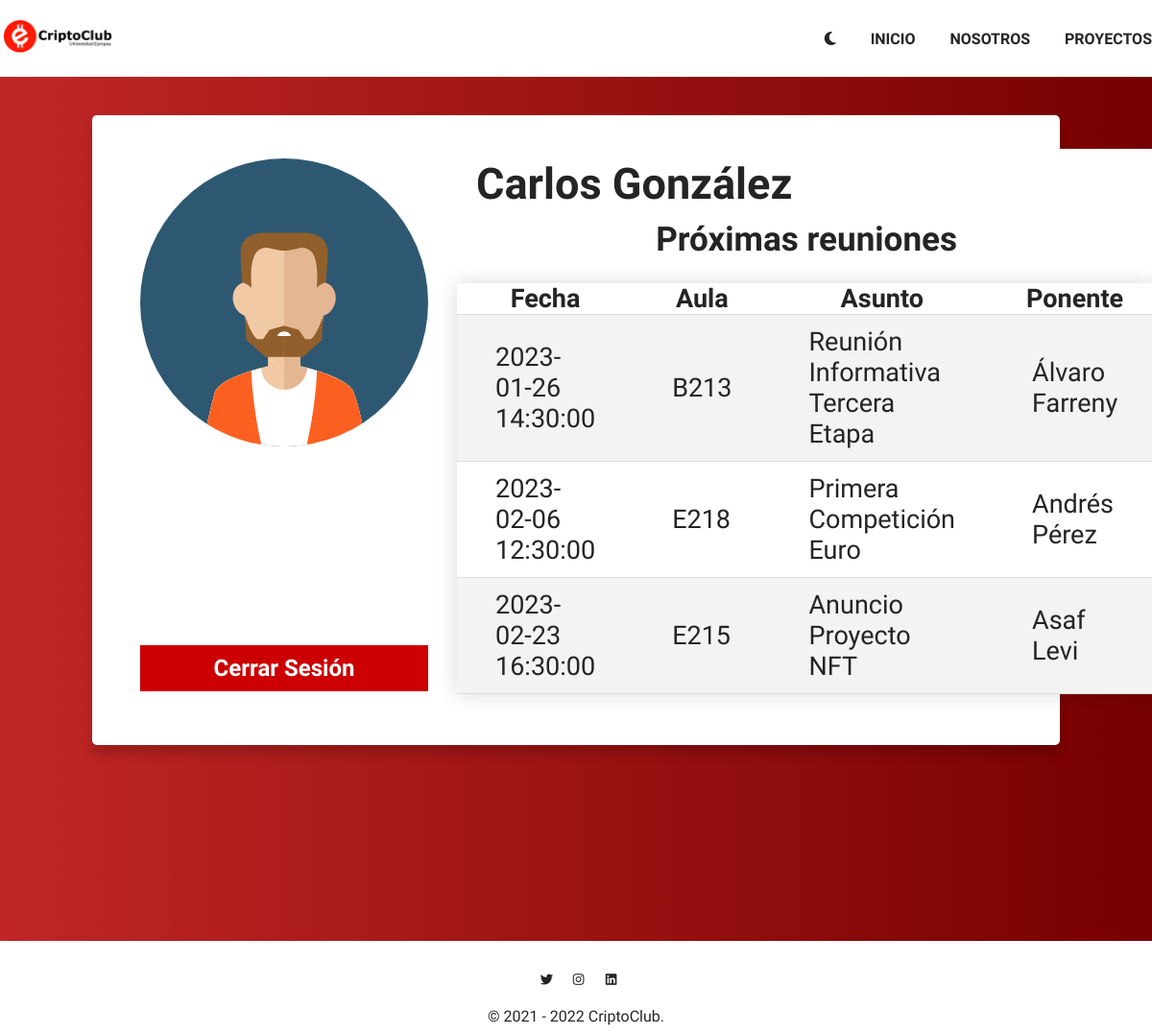
The page /profile.php (signed in) on the database its author committed.
### tables this page shows
CREATE TABLE IF NOT EXISTS `usuario` (
  `id_usuario` int(11) NOT NULL AUTO_INCREMENT,
  `num_expediente` int(11) NOT NULL,
  `nombre` text DEFAULT NULL,
  `apellidos` text NOT NULL,
  `email` text NOT NULL,
  `fecha_creacion` timestamp NOT NULL DEFAULT current_timestamp(),
  `password` text NOT NULL,
  PRIMARY KEY (`id_usuario`),
  UNIQUE KEY `num_expediente` (`num_expediente`)
);

CREATE TABLE IF NOT EXISTS `reuniones` (
  `id_proyecto` int(11) NOT NULL AUTO_INCREMENT,
  `fecha_hora` timestamp NOT NULL DEFAULT current_timestamp(),
  `aula` text NOT NULL,
  `asunto` text NOT NULL,
  `ponente` text NOT NULL,
  PRIMARY KEY (`id_proyecto`)
);

### profile.php (the view, shortened to what this page needs)
<!DOCTYPE html>
<html>
<?php
if (isset($_SESSION['numexpediente'])) {
    $dbhost = "localhost";
    $dbuser = "root";
    $dbpass = "";
    $dbname = "webfinalproject";
    $tablename = "reuniones";
    $connection = mysqli_connect($dbhost, $dbuser, $dbpass, $dbname);
    $query = "SELECT * FROM `$tablename` ORDER BY fecha_hora ASC LIMIT 3;";
    $result = mysqli_query($connection, $query);
    $tablename = "usuario";
    $query = "SELECT nombre,apellidos FROM `$tablename` WHERE num_expediente=" . $_SESSION['numexpediente'] . " LIMIT 1;";
    $result2 = mysqli_query($connection, $query);
    $datos = mysqli_fetch_assoc($result2);
    if ($datos) {
        $nombre = $datos["nombre"];
        $apellidos = $datos["apellidos"];
    } else {
        die("Database query failed. " . mysqli_error($connection));
    }
} else {
    header("Location: " . "./index.php");
}
?>
<head>
    <link rel='stylesheet' type='text/css' media='screen' href='main.css'>
    <link rel='stylesheet' type='text/css' media='screen' href='profile.css'>
</head>
<body>
    <header class="header">
        <div class="container__menu">
            <div class="logo">
                <a href="./index.php"><img src="img/logos/logo_uem_oscuro.png" alt=""></a>
            </div>
            <div class="menu">
                <nav>
                    <ul>
                        <li><button><i id="icon1" onclick="darkmode('icon1')" class="fa-solid fa-moon"></i></button>
                        </li>
                        <li><a href="./index.php#inicio">Inicio</a></li>
                        <li><a href="./index.php#sobreNosotros">Nosotros</a></li>
                        <li><a href="./index.php#proyectos">Proyectos</a></li>
                    </ul>
                </nav>
            </div>
        </div>
    </header>
    <center>
        <section class="section__profile">
            <div class="container-profile">
                <div class="columns">
                    <div class="container_imagen">
                        <div class="imagen">
                            <img src="img/avatar.svg" alt="avatar_img">
                        </div>
                        <div class="logout">
                            <button class="logout-btn-exp">Cerrar Sesión</button>
                        </div>
                    </div>
                    <div class="container_info">
                        <div class="datos-usuario">
                            <h2>
                                <?php echo $nombre . " " . $apellidos; ?>
                            </h2>
                        </div>
                        <center>
                            <div class="container_calendar">
                                <h3>Próximas reuniones</h3>
                                <table class="tabla">
                                    <tr>
                                        <th>Fecha</th>
                                        <th>Aula</th>
                                        <th>Asunto</th>
                                        <th>Ponente</th>
                                    </tr>
                                    <?php
                                    $result = $_SESSION['result'];
                                    if ($result->num_rows > 0) {
                                        while ($row = $result->fetch_assoc()) {
                                            echo
                                                "<tr>
                                        <td>" . $row["fecha_hora"] . "</td>
                                        <td>" . $row["aula"] . "</td>
                                        <td>" . $row["asunto"] . "</td>
                                        <td>" . $row["ponente"] . "</td>
                                    </tr>";
                                        }
                                    } else {
                                        echo "0 results";
                                    }
                                    ?>
                                </table>
                            </div>
                        </center>
                    </div>
                </div>
        </section>
    </center>
    <footer>
        <div class="footer">
            <div class="social-media">
                <button><a href=""><i class="fa-brands fa-twitter"></i></a></button>
                <button><a href="https://www.instagram.com/criptoclubuem/"><i
                            class="fa-brands fa-instagram"></i></a></button>
                <button><a href="https://www.linkedin.com/company/criptoclub/"><i
                            class="fa-brands fa-linkedin"></i></a></button>
            </div>
        </div>
        <div class="copyright">
            <p>© 2021 - 2022 CriptoClub.</p>
        </div>
    </footer>
</body>
</html>

### main.css (style rules this page uses)
:root { --p-color:rgb(36, 36, 36); --h1-color:rgb(36, 36, 36); --h2-color:rgb(36, 36, 36); --h3-color:#C02626; --footer-color: white; --header-color: white; --gris-color: rgb(245, 245, 245); --dark-color: #121212; --color-hover-enlaces: #f7931a; --degradado-rojo: linear-gradient(to right, #C02626 0%, rgb(118, 0, 0) 100%); --degradado-botones: linear-gradient(to right, #ee8f00 0%, #ff531a 100%); --degradado-botones-hover: linear-gradient(to left, #ee8f00 0%, #ff531a 100%); --fondo-container-apuntame: white; --mostrar-buttonlogin: block; --mostrar-avatar: none; --mostrar-sabermas: block; --mostrar-leermas: none; }
* { margin: 0; padding: 0; box-sizing: border-box; font-family: 'Source Sans Pro', sans-serif; }
p { color: var(--p-color); }
header { width: 100%; height: 80px; margin-top: 40px; position: fixed; z-index: 1; }
.container__menu { max-width: 1200px; height: 100%; margin: auto; display: flex; justify-content: space-between; background-color: transparent; }
.logo { height: 100%; display: flex; align-items: center; }
.logo img { width: 120px; }
.menu { display: flex; align-items: center; }
.menu ul { display: flex; }
.menu ul li { list-style: none; margin-left: 36px; }
.menu ul li a { text-decoration: none; font-weight: 550; font-size: 16px; color: var(--p-color); text-transform: uppercase; transition: all 0.5s ease; }
#icon1 { text-decoration: none; font-weight: 550; font-size: 16px; color: var(--p-color); text-transform: uppercase; transition: all 0.5s ease; }
a { text-decoration: none; }
button { background-color: transparent; border: none; cursor: pointer; width: 100%; }
footer { background-color: var(--footer-color); }
.footer { display: flex; justify-content: center; padding-top: 30px; padding-bottom: 20px; }
.social-media button { width: 20%; height: 100%; padding-left: 30px; text-decoration: none; }
.copyright { text-align: center; padding-bottom: 10px; }
.social-media i { color: var(--p-color); transition: all 0.5s ease; }

### rows shown on the page
usuario: nombre "Carlos", apellidos "González"
reuniones: fecha_hora "2023-01-26 14:30:00", aula "B213", asunto "Reunión Informativa Tercera Etapa", ponente "Álvaro Farreny"
reuniones: fecha_hora "2023-02-06 12:30:00", aula "E218", asunto "Primera Competición Euro", ponente "Andrés Pérez"
reuniones: fecha_hora "2023-02-23 16:30:00", aula "E215", asunto "Anuncio Proyecto NFT", ponente "Asaf Levi"
